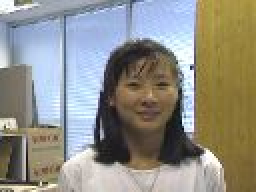
#> input picture image_girl/0001.jpg, 128 x 96 px (shown 2 times larger)
$ jupyter execute MP7.ipynb
#> lines starting #> are read from the running program, lines starting #| are printed output that depends on the picture
[cell 1]
import av
from PIL import Image
import os
import numpy as np
# [97 lines left out: functions target_tracking_ncc_g, target_tracking_cc_g, target_tracking_ncc, target_tracking_cc, target_tracking_ssd, target_tracking_ssd_g, not called in this run]

def images_to_video(image_folder_path, video_path, fps, comp_type='ssd'):
    # Get the list of image file names in the folder
#> called with image_folder_path = './image_girl/', video_path = './result_video_ssd.mp4', fps = 30, comp_type = 'ssd'
    template_path = './image_girl/0001.jpg'
    template = Image.open(template_path).convert('RGB')
#> template is the input picture: PIL image 128x96 RGB; mean R, G, B 144.7, 143.2, 134.4
    template_array=np.array(template)

    template_array = template_array[16:71,44:99]
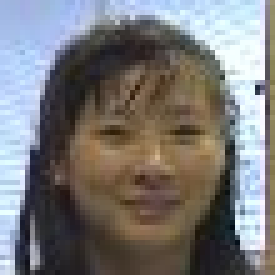
#> template_array: shape (55, 55, 3) (shown 5 times larger); mean R, G, B 121.8, 119.8, 119.7
    template = Image.fromarray(template_array)

    x_f, y_f = 44, 16
    x_b, y_b = x_f-18 if x_f-18 > 0 else 0, y_f-16 if y_f-16 > 0 else 0
    width_f, height_f = 55, 55
    width_b, height_b = 90, 90


    image_file_names = sorted(os.listdir(image_folder_path))

    # Load the first image to get the size of the images
    first_image_path = os.path.join(image_folder_path, image_file_names[0])
    first_image = Image.open(first_image_path)
    width, height = first_image.size
#> width = 128; height = 96

    # Create the video container object
    video_container = av.open(video_path, mode='w')

    # Add a video stream to the container
    video_stream = video_container.add_stream('libx264', rate=fps)
    video_stream.width = width
    video_stream.height = height
    video_stream.pix_fmt = 'yuv420p'

    # Iterate over all the images in the folder and add them to the video stream
    for image_file_name in image_file_names:
        # Load the image as a PIL image and convert it to RGB mode
        image_path = os.path.join(image_folder_path, image_file_name)
        pil_image = Image.open(image_path).convert('RGB')
        next_image_arr = np.array(pil_image)

        search_space_arr=next_image_arr[y_b:y_b+height_b,x_b:x_b+width_b]
        search_space = Image.fromarray(search_space_arr)


        new =[]


        for y in range(34):
            for x in range(34):
                cur_x=x
                cur_y=y
                # print(x,y,cur_y,cur_y+55,cur_x,cur_x+55)
                compare=search_space_arr[cur_y:cur_y+55,cur_x:cur_x+55]
                xxx,yyy,zzz = compare.shape
                if xxx==55 and yyy ==55 and zzz==3:
                    if comp_type == 'ssd':
                        new.append([x+x_b,y+y_b,target_tracking_ssd(template, Image.fromarray(compare))])
                    elif comp_type == 'ssd_gs':
                        new.append([x+x_b,y+y_b,target_tracking_ssd_g(template.convert("L"), Image.fromarray(compare).convert("L"))])
                    elif comp_type == 'cc_gs_max' or comp_type == 'cc_gs_min':
                        new.append([x+x_b,y+y_b,target_tracking_cc_g(template.convert("L"), Image.fromarray(compare).convert("L"))])
                    elif comp_type == 'cc_max' or comp_type == 'cc_min':
                        new.append([x+x_b,y+y_b,target_tracking_cc(template, Image.fromarray(compare))])
                    elif comp_type == 'ncc_gs':
                        new.append([x+x_b,y+y_b,target_tracking_ncc_g(template.convert("L"), Image.fromarray(compare).convert("L"))])
                    elif comp_type == 'ncc':
                        new.append([x+x_b,y+y_b,target_tracking_ncc(template, Image.fromarray(compare))])

        xx = np.array(new)
        if comp_type=='ssd' or comp_type=='ssd_gs' or comp_type=='cc_gs_min' or comp_type=='cc_min':
            x_f,y_f = xx[np.argmin(xx[:,2]),0:2]
        elif comp_type=='cc_max' or comp_type=='cc_gs_max' or comp_type=='ncc' or comp_type == 'ncc_gs':
            x_f,y_f = xx[np.argmax(xx[:,2]),0:2]

        x_f,y_f = int(x_f),int(y_f)
        if (x_f-18 > 0) and (x_f-18+90 < 128):
            x_b = x_f-18
        elif x_f-18 < 0:
            x_b=0
        elif x_f-18+90 >= 128:
            x_b=38

        if (y_f-16 > 0) and (y_f-16+90 < 128):
            y_b = y_f-16
        elif y_f-16 < 0:
            y_b=0
        elif y_f-16+90 >= 128:
            y_b=5


        next_image_arr[y_f:y_f+height_f, x_f:x_f+2] = [255, 0, 0]  # Top
        next_image_arr[y_f:y_f+height_f, x_f+width_f-2:x_f+width_f] = [255, 0, 0]  # Bottom
        next_image_arr[y_f:y_f+2, x_f:x_f+width_f] = [255, 0, 0]  # Left
        next_image_arr[y_f+height_f-2:y_f+height_f, x_f:x_f+width_f] = [255, 0, 0]  # Right

        next_image_arr[y_b:y_b+height_b, x_b:x_b+2] = [0, 255, 0]  # Top
        next_image_arr[y_b:y_b+height_b, x_b+width_b-2:x_b+width_b] = [0, 255, 0]  # Bottom
        next_image_arr[y_b:y_b+2, x_b:x_b+width_b] = [0, 255, 0]  # Left
        next_image_arr[y_b+height_b-2:y_b+height_b, x_b:x_b+width_b] = [0, 255, 0]  # Right

        pil_image = Image.fromarray(next_image_arr)
        # Convert the PIL image to a pyav video frame
        video_frame = av.VideoFrame.from_image(pil_image)
        print
        # Add the current frame to the video stream
        packet = video_stream.encode(video_frame)
        if packet:
            video_container.mux(packet)

    # Flush the video stream to finalize the video file
    packet = video_stream.encode()
    if packet:
        video_container.mux(packet)

    # Close the video container
    video_container.close()


comp_types=['ssd','ssd_gs','cc_max','cc_gs_max','cc_min','cc_gs_min','ncc','ncc_gs']
image_folder_path = './image_girl/'
fps = 30
for comp_type in comp_types:
    video_path = './result_video_'+comp_type+'.mp4'
    images_to_video(image_folder_path, video_path, fps, comp_type)
#> (the call stopped at in images_to_video, `video_container = av.open(video_path, mode='w')`: av is not available in this run)
